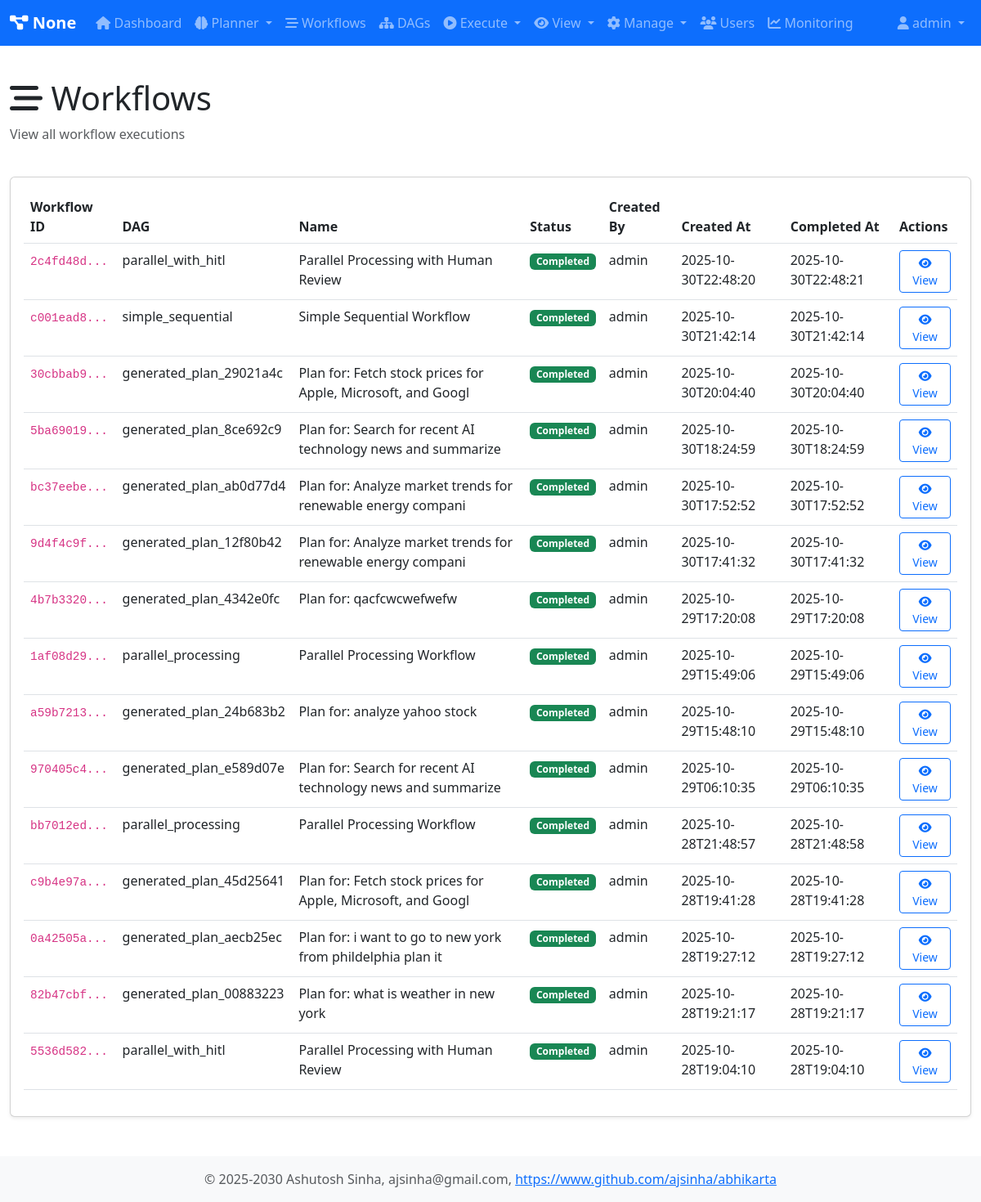
Page /workflows (signed in) on the earlier database version.
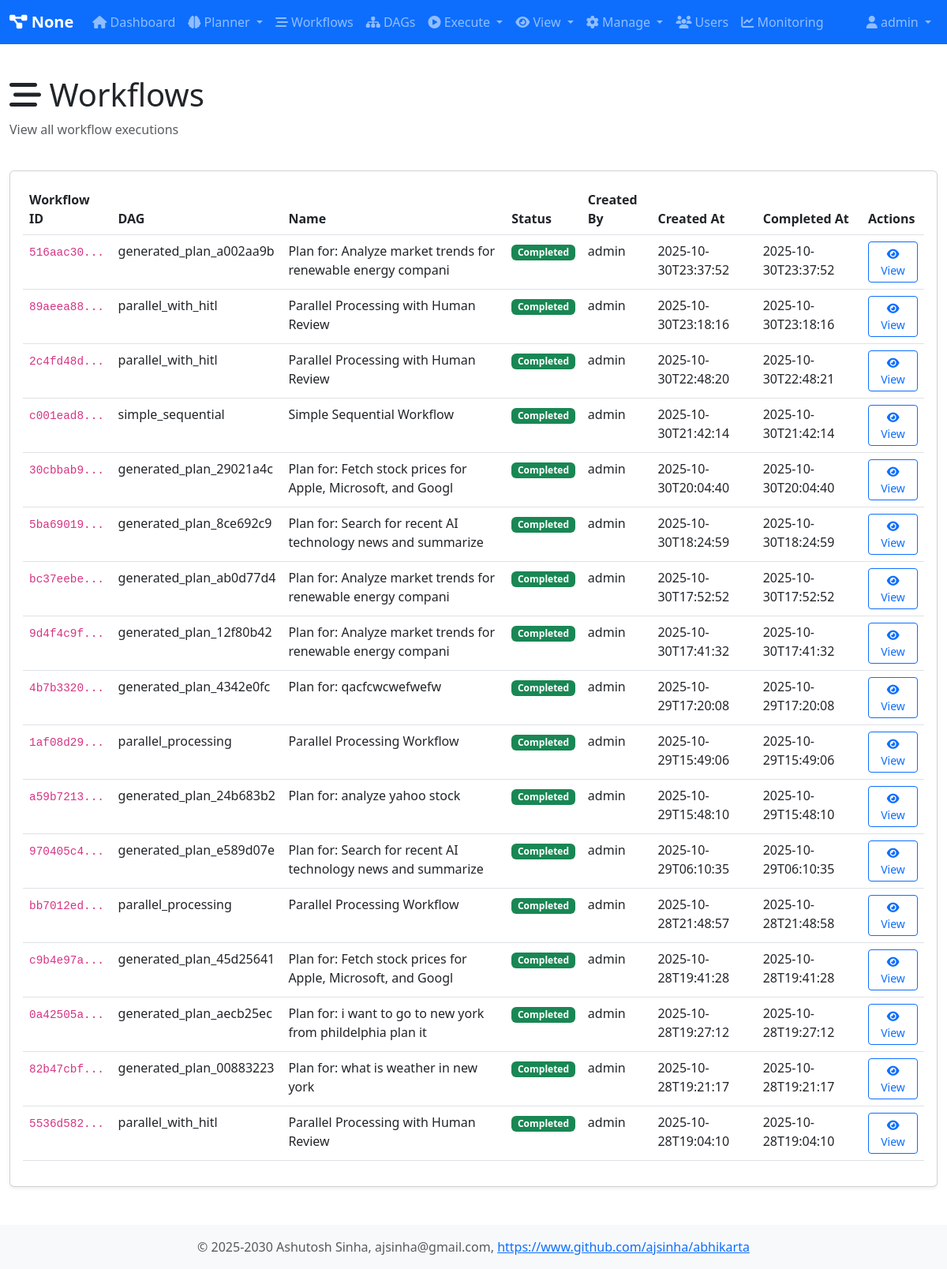
Same page on the later database version.
### tables this page shows
CREATE TABLE workflows (
                workflow_id TEXT PRIMARY KEY,
                dag_id TEXT NOT NULL,
                session_id TEXT,
                name TEXT,
                description TEXT,
                status TEXT DEFAULT 'pending',
                created_at TEXT DEFAULT CURRENT_TIMESTAMP,
                started_at TEXT,
                completed_at TEXT,
                created_by TEXT,
                graph_json TEXT,
                result TEXT,
                error TEXT
            );

### routes/workflow_routes.py (the view)
        @self.app.route('/workflows')
        @self.login_required
        def workflows():
            user = self.user_registry.get_user(session['user_id'])
            all_workflows = self.db_handler.get_all_workflows()
            return render_template('workflows.html', user=user, workflows=all_workflows)

### core/user_registry.py (called while the page is built)
    def is_admin(self) -> bool:
        return self.role == 'admin'

    def get_user(self, user_id: str) -> Optional[User]:
        return self._users.get(user_id)

### db/database.py (called while the page is built)
    @contextmanager
    def get_connection(self):
        conn = None
        try:
            if self.db_type == 'sqlite':
                conn = sqlite3.connect(self.db_path)
                conn.row_factory = sqlite3.Row
            elif self.db_type == 'postgresql':
                import psycopg2
                import psycopg2.extras
                conn = psycopg2.connect(**self.pg_params)
                conn.cursor_factory = psycopg2.extras.RealDictCursor
            yield conn
            conn.commit()
        except Exception as e:
            if conn:
                conn.rollback()
            raise e
        finally:
            if conn:
                conn.close()

    def fetchall(self, query: str, params: Tuple = ()) -> List[Dict[str, Any]]:
        with self.get_connection() as conn:
            cursor = conn.cursor()
            cursor.execute(query, params)
            rows = cursor.fetchall()
            return [dict(row) for row in rows]

### web/templates/workflows.html (shortened to what this page needs)
{% extends "base.html" %}
{% block content %}
<div class="row mb-4">
    <div class="col">
        <h1><i class="fas fa-stream"></i> Workflows</h1>
        <p class="text-muted">View all workflow executions</p>
    </div>
</div>
<div class="card">
    <div class="card-body">
        {% if workflows %}
        <div class="table-responsive">
            <table class="table table-hover">
                <thead>
                    <tr>
                        <th>Workflow ID</th>
                        <th>DAG</th>
                        <th>Name</th>
                        <th>Status</th>
                        <th>Created By</th>
                        <th>Created At</th>
                        <th>Completed At</th>
                        <th>Actions</th>
                    </tr>
                </thead>
                <tbody>
                    {% for workflow in workflows %}
                    <tr>
                        <td><code>{{ workflow.workflow_id[:8] }}...</code></td>
                        <td>{{ workflow.dag_id }}</td>
                        <td>{{ workflow.name or 'N/A' }}</td>
                        <td>
                            {% if workflow.status == 'running' %}
                                <span class="badge bg-info">Running</span>
                            {% elif workflow.status == 'completed' %}
                                <span class="badge bg-success">Completed</span>
                            {% elif workflow.status == 'failed' %}
                                <span class="badge bg-danger">Failed</span>
                            {% else %}
                                <span class="badge bg-secondary">{{ workflow.status }}</span>
                            {% endif %}
                        </td>
                        <td>{{ workflow.created_by or 'N/A' }}</td>
                        <td>{{ workflow.created_at[:19] }}</td>
                        <td>{{ workflow.completed_at[:19] if workflow.completed_at else 'N/A' }}</td>
                        <td>
                            <a href="{{ url_for('workflow_detail', workflow_id=workflow.workflow_id) }}"
                               class="btn btn-sm btn-outline-primary">
                                <i class="fas fa-eye"></i> View
                            </a>
                        </td>
                    </tr>
                    {% endfor %}
                </tbody>
            </table>
        </div>
        {% else %}
        <p class="text-muted">No workflows yet.</p>
        {% endif %}
    </div>
</div>
{% endblock %}

Differences in the rows shown:
added workflows: workflow_id "516aac30", dag_id "generated_plan_a002aa9b", name "Plan for: Analyze market trends for renewable energy compani", status "Completed", created_by "admin", created_at "2025-10-30T23:37:52", completed_at "2025-10-30T23:37:52"
added workflows: workflow_id "89aeea88", dag_id "parallel_with_hitl", name "Parallel Processing with Human Review", status "Completed", created_by "admin", created_at "2025-10-30T23:18:16", completed_at "2025-10-30T23:18:16"
